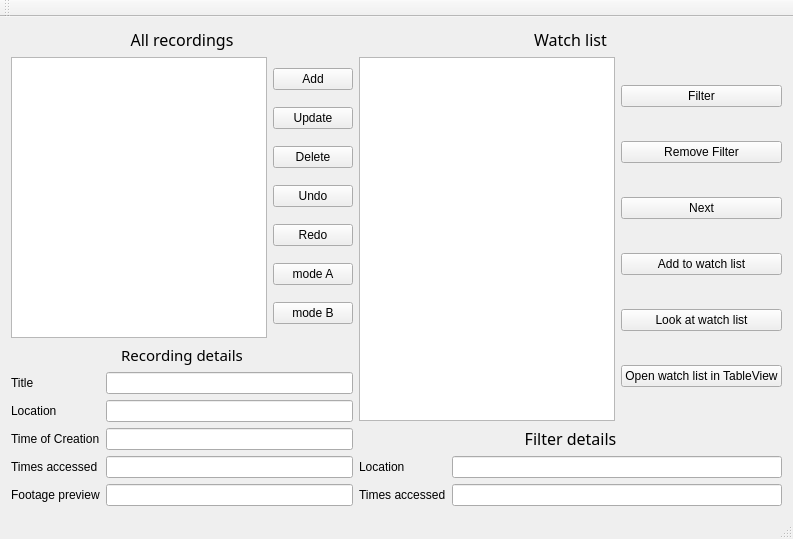
<?xml version="1.0" encoding="UTF-8"?>
<ui version="4.0">
 <class>Lab14Class</class>
 <widget class="QMainWindow" name="Lab14Class">
  <property name="geometry">
   <rect>
    <x>0</x>
    <y>0</y>
    <width>793</width>
    <height>539</height>
   </rect>
  </property>
  <property name="windowTitle">
   <string>Lab14</string>
  </property>
  <widget class="QWidget" name="centralWidget">
   <layout class="QHBoxLayout" name="horizontalLayout_3">
    <item>
     <layout class="QVBoxLayout" name="verticalLayout">
      <item>
       <widget class="QLabel" name="allRecordingsLabel">
        <property name="font">
         <font>
          <family>Eras Bold ITC</family>
          <pointsize>12</pointsize>
         </font>
        </property>
        <property name="text">
         <string>All recordings</string>
        </property>
        <property name="alignment">
         <set>Qt::AlignCenter</set>
        </property>
       </widget>
      </item>
      <item>
       <layout class="QHBoxLayout" name="horizontalLayout">
        <item>
         <widget class="QListWidget" name="recordingListWidget"/>
        </item>
        <item>
         <layout class="QGridLayout" name="gridLayout">
          <item row="0" column="0">
           <widget class="QPushButton" name="addButton">
            <property name="text">
             <string>Add</string>
            </property>
           </widget>
          </item>
          <item row="1" column="0">
           <widget class="QPushButton" name="updateButton">
            <property name="text">
             <string>Update</string>
            </property>
           </widget>
          </item>
          <item row="2" column="0">
           <widget class="QPushButton" name="deleteButton">
            <property name="text">
             <string>Delete</string>
            </property>
           </widget>
          </item>
          <item row="3" column="0">
           <widget class="QPushButton" name="undoButton">
            <property name="text">
             <string>Undo</string>
            </property>
           </widget>
          </item>
          <item row="4" column="0">
           <widget class="QPushButton" name="redoButton">
            <property name="text">
             <string>Redo</string>
            </property>
           </widget>
          </item>
          <item row="5" column="0">
           <widget class="QPushButton" name="modeAButton">
            <property name="text">
             <string>mode A</string>
            </property>
           </widget>
          </item>
          <item row="6" column="0">
           <widget class="QPushButton" name="modeBButton">
            <property name="text">
             <string>mode B</string>
            </property>
           </widget>
          </item>
         </layout>
        </item>
       </layout>
      </item>
      <item>
       <widget class="QLabel" name="recordingDetailsLabel">
        <property name="font">
         <font>
          <family>Eras Bold ITC</family>
          <pointsize>11</pointsize>
         </font>
        </property>
        <property name="text">
         <string>Recording details</string>
        </property>
        <property name="alignment">
         <set>Qt::AlignCenter</set>
        </property>
       </widget>
      </item>
      <item>
       <layout class="QFormLayout" name="formLayout">
        <item row="0" column="0">
         <widget class="QLabel" name="titleLabel">
          <property name="text">
           <string>Title</string>
          </property>
         </widget>
        </item>
        <item row="0" column="1">
         <widget class="QLineEdit" name="titleLineEdit"/>
        </item>
        <item row="1" column="0">
         <widget class="QLabel" name="locationLabel">
          <property name="text">
           <string>Location</string>
          </property>
         </widget>
        </item>
        <item row="1" column="1">
         <widget class="QLineEdit" name="locationLineEdit"/>
        </item>
        <item row="2" column="0">
         <widget class="QLabel" name="timeOfCreationLabel">
          <property name="text">
           <string>Time of Creation</string>
          </property>
         </widget>
        </item>
        <item row="2" column="1">
         <widget class="QLineEdit" name="timeOfCreationLineEdit"/>
        </item>
        <item row="3" column="0">
         <widget class="QLabel" name="timesAccessedLabel">
          <property name="text">
           <string>Times accessed</string>
          </property>
         </widget>
        </item>
        <item row="3" column="1">
         <widget class="QLineEdit" name="timesAccessedLineEdit"/>
        </item>
        <item row="4" column="0">
         <widget class="QLabel" name="footagePreviewLabel">
          <property name="text">
           <string>Footage preview</string>
          </property>
         </widget>
        </item>
        <item row="4" column="1">
         <widget class="QLineEdit" name="footagePreviewLineEdit"/>
        </item>
       </layout>
      </item>
     </layout>
    </item>
    <item>
     <layout class="QVBoxLayout" name="verticalLayout_2">
      <item>
       <widget class="QLabel" name="label">
        <property name="font">
         <font>
          <family>Eras Bold ITC</family>
          <pointsize>12</pointsize>
         </font>
        </property>
        <property name="text">
         <string>Watch list</string>
        </property>
        <property name="alignment">
         <set>Qt::AlignCenter</set>
        </property>
       </widget>
      </item>
      <item>
       <layout class="QHBoxLayout" name="horizontalLayout_2">
        <item>
         <widget class="QListWidget" name="watchListWidget"/>
        </item>
        <item>
         <layout class="QGridLayout" name="gridLayout_2">
          <item row="4" column="0">
           <widget class="QPushButton" name="addToWatchListButton">
            <property name="text">
             <string>Add to watch list</string>
            </property>
           </widget>
          </item>
          <item row="5" column="0">
           <widget class="QPushButton" name="lookAtWatchListButton">
            <property name="text">
             <string>Look at watch list</string>
            </property>
           </widget>
          </item>
          <item row="2" column="0">
           <widget class="QPushButton" name="removeFilterButton">
            <property name="text">
             <string>Remove Filter</string>
            </property>
           </widget>
          </item>
          <item row="1" column="0">
           <widget class="QPushButton" name="filterButton">
            <property name="text">
             <string>Filter</string>
            </property>
           </widget>
          </item>
          <item row="3" column="0">
           <widget class="QPushButton" name="nextWatchListButton">
            <property name="text">
             <string>Next</string>
            </property>
           </widget>
          </item>
          <item row="6" column="0">
           <widget class="QPushButton" name="watchListTableViewButton">
            <property name="text">
             <string>Open watch list in TableView</string>
            </property>
           </widget>
          </item>
         </layout>
        </item>
       </layout>
      </item>
      <item>
       <widget class="QLabel" name="label_2">
        <property name="font">
         <font>
          <family>Eras Bold ITC</family>
          <pointsize>12</pointsize>
         </font>
        </property>
        <property name="text">
         <string>Filter details</string>
        </property>
        <property name="alignment">
         <set>Qt::AlignCenter</set>
        </property>
       </widget>
      </item>
      <item>
       <layout class="QGridLayout" name="gridLayout_3">
        <item row="1" column="1">
         <widget class="QLineEdit" name="watchListTimesAccessedLineEdit"/>
        </item>
        <item row="0" column="1">
         <widget class="QLineEdit" name="watchListLocationLineEdit"/>
        </item>
        <item row="1" column="0">
         <widget class="QLabel" name="watchListTimesAccessedLabel">
          <property name="text">
           <string>Times accessed</string>
          </property>
         </widget>
        </item>
        <item row="0" column="0">
         <widget class="QLabel" name="watchListlocationLabel">
          <property name="text">
           <string>Location</string>
          </property>
         </widget>
        </item>
       </layout>
      </item>
     </layout>
    </item>
   </layout>
  </widget>
  <widget class="QToolBar" name="mainToolBar">
   <attribute name="toolBarArea">
    <enum>TopToolBarArea</enum>
   </attribute>
   <attribute name="toolBarBreak">
    <bool>false</bool>
   </attribute>
  </widget>
  <widget class="QStatusBar" name="statusBar"/>
 </widget>
 <layoutdefault spacing="6" margin="11"/>
 <resources>
  <include location="Lab14.qrc"/>
 </resources>
 <connections/>
</ui>
